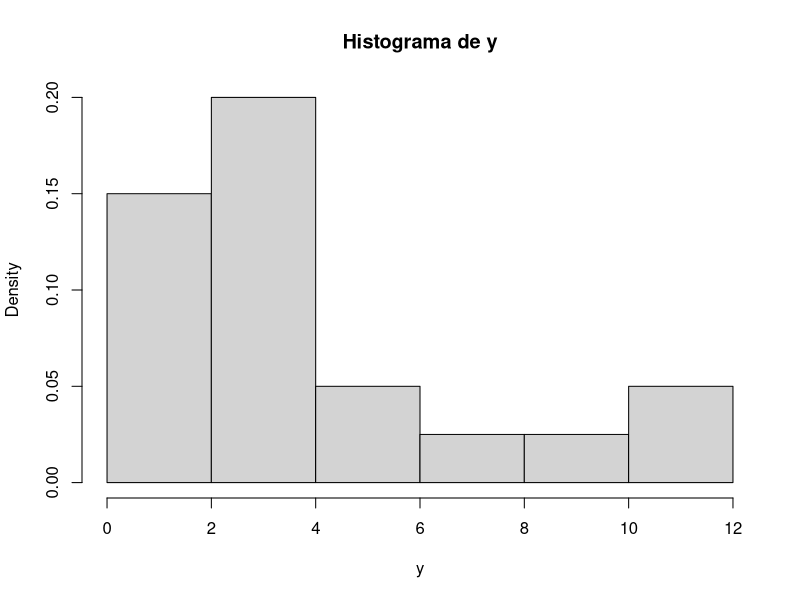
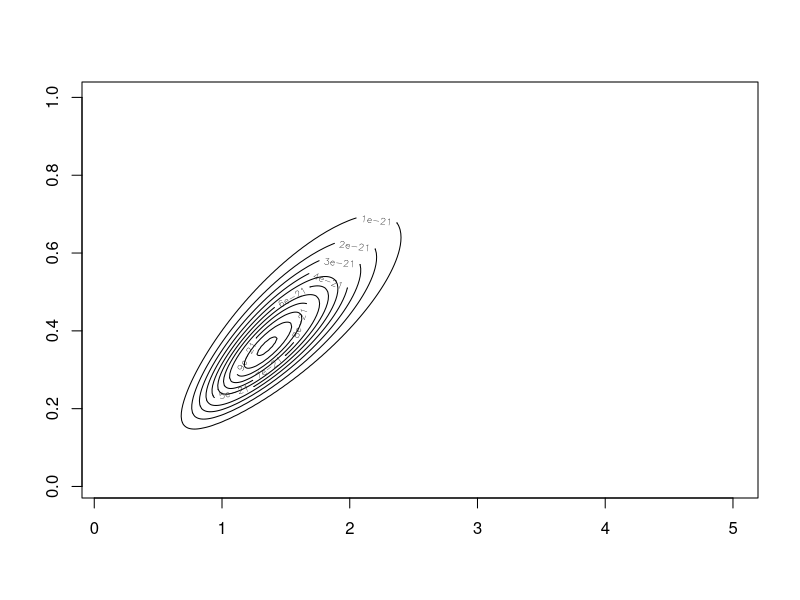

Reproduce these figures in R, in order.
#Entrada de dados
y <- c(2.07,0.38,11.77,3.66,4.02,8.20,1.88,2.92,2.83,1.76,
0.47,0.36,2.76,0.75,3.64,4.07,2.28,7.14,2.63,11.45)
#Visualização da distribui??o da amostra observada
hist(y, main="Histograma de y",right=FALSE, prob=TRUE)
#tamanho amostral
n <- length(y)
a <- NULL
b <- NULL
# -logverossimilhança
#theta<-c(a,b)
t1<-sum(y)
t2<-prod(y)
# 06/02/21 09:10 [MARCEL] para construção do gráfico preciso de decompor a função de VERO
# para estimar na grade de dados a, b
logvero<-function(a,b){n*(a*log(b)-log(gamma(a)))-t1*b+(a-1)*log(t2)} 

#Gráfico das curvas de nível
grade.a<-seq(0.1,5,0.01)
grade.b<-seq(0.01,1,0.01)
vero<-matrix(rep(0,length(grade.a)*length(grade.b)),nrow=length(grade.a))
for(i in 1:length(grade.a)){
  for(j in 1:length(grade.b)){
    a<-grade.a[i]
    b<-grade.b[j]
  vero[i,j]<-exp(logvero(a,b))
  }
  }
dim(vero)
contour(grade.a,grade.b,vero)


